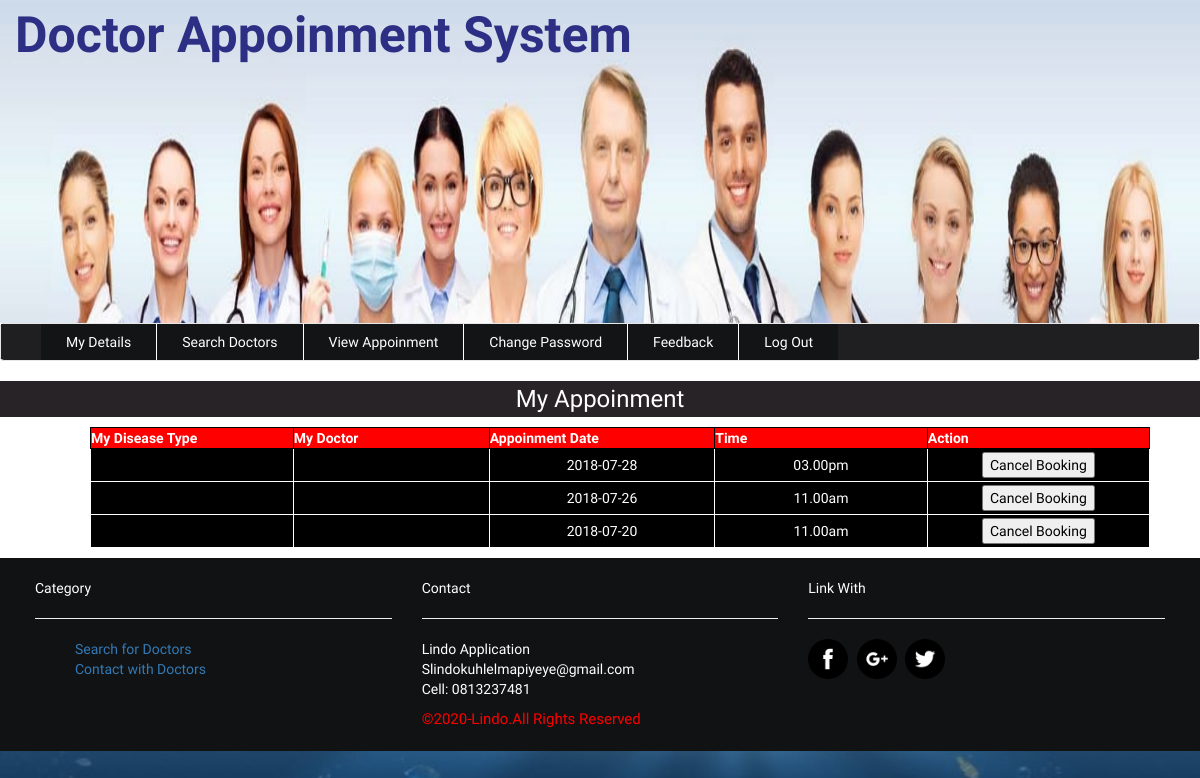
Screenshot of /patient/view_booking2.php (signed in) with the database file from the repository.
### tables this page shows
CREATE TABLE IF NOT EXISTS `booking` (
  `booking_id` int(22) NOT NULL AUTO_INCREMENT,
  `dname` varchar(22) NOT NULL,
  `userid` int(22) NOT NULL,
  `dcontact` varchar(22) NOT NULL,
  `expertise` varchar(22) NOT NULL,
  `fee` varchar(22) NOT NULL,
  `pname` varchar(22) NOT NULL,
  `pcontact` varchar(22) NOT NULL,
  `email` varchar(111) NOT NULL,
  `address` varchar(22) NOT NULL,
  `dates` date NOT NULL,
  `tyme` varchar(22) NOT NULL,
  `payment` varchar(22) NOT NULL,
  PRIMARY KEY (`booking_id`)
);

### patient/view_booking2.php (the view, shortened to what this page needs)
<?php include('header.php'); ?>
<?php include('uptomenu.php'); ?>
	<div class="dashboard" style="background-color:#fff;">
		<h3 class="text-center" style="background-color:#272327;color: #fff;padding: 5px;">My Appoinment</h3>
	</div>
			<div class="all_user" style="margin-top:0px; margin-left: 40px;">
				<?php
					$sql = " SELECT * FROM booking WHERE email = '".$_SESSION["email"]."'";
					$result = mysqli_query($connection,$sql);
					$count = mysqli_num_rows($result);
					if($count>=1){
						echo "<table border='1' align='center' cellpadding='32'>
							<tr>
								<th>My Disease Type</th>
								<th>My Doctor</th>
								<th>Appoinment Date</th>
								<th>Time</th>
								<th>Action</th>
							</tr>";
						while($row=mysqli_fetch_array($result)){
								echo "<tr>";
								echo "<td>".$row['cat']."</td>";
								echo "<td>".$row['d_name']."</td>";
								echo "<td>".$row['dates']."</td>";
								echo "<td>".$row['tyme']."</td>";
								echo "<td><button type='submit' name='submit' style='color:#000;'>Cancel Booking</button></td>";
								echo "</tr>";
						}
						echo "</table>";
					}
					else{
						print "<p align='center'>Sorry, No match found for your search result..!!!</p>";
					}
					?>
			</div>
 <?php include('../footer.php'); ?>
	</div>
</body>
</html>

### patient/style.css (style rules this page uses)
body { padding: 5px auto; font-family: 'El Messiri', sans-serif; background:url(../img/bg3.jpg) fixed no-repeat; background-size:cover; }
table { border-collapse: collapse; background-color: khaki; }
table,th,td { border: 1px solid #000;width: 1060px;margin: 10px auto; }
th { background-color: red;color: white; }
td { padding: 3px; text-align: center; background-color: black; color: #fff; border: 1px solid white; }

### rows the page displays
booking: dates "2018-07-28", tyme "03.00pm"
booking: dates "2018-07-26", tyme "11.00am"
booking: dates "2018-07-20", tyme "11.00am"
